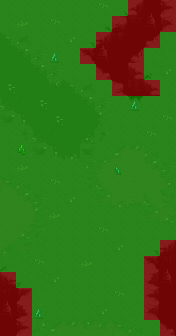

Tiled map render using the project's own tile images. Description and the whole map definition, tile-layer contents included, below:
An orthogonal 11x21 tile map with 16x16 px tiles, 6 tile layers (Tile Layer 4, Tile Layer 5, Tile Layer 6, Tile Layer 7, ...), 2 hidden layers not drawn.

<map version="1.5" tiledversion="2021.02.15" orientation="orthogonal" renderorder="left-down" width="11" height="21" tilewidth="16" tileheight="16" infinite="0" nextlayerid="15" nextobjectid="1">
 <tileset firstgid="1" source="../world_tiles/tileset.tsx" />
 <layer id="10" name="Tile Layer 4" width="11" height="21">
  <data encoding="csv">
3921,3921,3921,3921,3921,3921,3921,3424,3425,3538,3944,
3921,3921,3921,3921,3921,3522,3523,3524,3525,3538,4044,
3921,3921,3921,3921,3921,3622,3623,3624,3625,4143,4144,
3921,3921,3921,3921,3921,3722,3723,3724,4242,3721,4144,
3921,3921,3921,3921,3921,3921,4123,4124,3441,3341,3721,
3921,3921,3921,3921,3921,3721,4223,4325,3440,3441,3721,
3921,3921,3921,3921,3921,3721,3721,4425,4440,4441,3721,
3921,3921,3921,3921,3921,3921,3721,3721,3721,3721,3721,
3921,3921,3921,3921,3921,3921,3921,3921,3921,3921,3921,
3921,3921,3921,3921,3921,3921,3921,3921,3921,3921,3921,
3921,3921,3921,3921,3921,3921,3921,3921,3921,3921,3921,
3921,3921,3921,3921,3921,3921,3921,3921,3921,3921,3921,
3921,3921,3921,3921,3921,3921,3921,3921,3921,3921,3921,
3921,3921,3921,3921,3921,3921,3921,3921,3921,3921,3921,
4045,4045,4045,3921,3921,3921,3921,3921,3921,3921,3921,
4045,4045,4045,3921,3921,3921,3921,3921,3921,3622,3623,
3543,4045,4045,3921,3921,3921,3921,3921,3921,3722,3723,
3643,3644,4045,3921,3921,3921,3921,3921,3821,3822,3823,
3743,3744,3745,3921,3921,3921,3921,3921,3921,3922,3923,
3843,3844,3845,3921,3921,3921,3921,3921,4021,4022,4023,
3943,3944,3945,3921,3921,3921,3921,3921,3921,4122,4123
</data>
 </layer>
 <layer id="11" name="Tile Layer 5" width="11" height="21">
  <data encoding="csv">
0,0,0,0,0,0,0,0,0,2973,0,
0,0,0,0,0,0,0,0,0,3073,0,
0,0,0,0,0,0,2973,0,0,0,0,
0,0,0,0,0,0,3073,0,0,0,0,
0,0,0,0,0,0,0,0,0,0,0,
0,0,0,0,0,0,0,0,0,0,0,
0,0,0,0,0,0,0,0,0,0,0,
0,0,0,0,0,0,0,0,0,0,0,
0,0,0,0,0,0,0,0,0,0,0,
0,0,0,0,0,0,0,0,0,0,0,
0,0,0,0,0,0,0,0,0,0,0,
0,0,0,0,0,0,0,0,0,0,0,
0,0,0,0,0,0,0,0,0,0,0,
0,0,0,0,0,0,0,0,0,0,0,
0,0,0,0,0,0,0,0,0,0,0,
0,0,0,0,0,0,0,0,0,0,0,
0,0,0,0,0,0,0,0,0,0,2973,
0,0,0,0,0,0,0,0,0,0,3073,
2973,0,0,0,0,0,0,0,0,0,0,
3073,0,0,0,0,0,0,0,0,0,0,
0,0,0,0,0,0,0,0,0,0,0
</data>
 </layer>
 <layer id="12" name="Tile Layer 6" width="11" height="21">
  <data encoding="csv">
0,0,0,0,0,0,0,0,0,0,0,
0,0,0,0,0,0,0,0,0,0,0,
1517,1518,1519,0,0,0,0,0,0,0,0,
1617,1618,1619,0,0,0,0,0,0,0,0,
1717,1718,1618,1619,0,0,0,0,0,0,0,
1814,1814,1718,1514,1517,1518,1519,0,0,0,0,
2012,2013,1814,1814,1617,1618,1619,0,0,0,0,
2112,2113,1912,1913,1914,1918,1919,0,0,0,0,
0,2011,2012,2013,2014,2018,2019,0,0,0,0,
0,2111,2112,2113,2114,2118,2119,1503,1504,1508,1509,
0,0,0,0,0,1601,1602,1603,1604,1608,1609,
1507,1508,1509,0,0,2001,2002,2004,2005,1708,1709,
1607,1608,1609,0,0,2101,2102,2104,2105,2002,1809,
1703,1908,1909,0,0,0,0,0,0,2102,2008,
2007,2008,2009,0,0,0,0,0,0,0,0,
2107,2108,0,0,0,0,0,0,0,0,0,
0,0,0,0,0,0,0,0,0,0,0,
0,0,0,0,0,0,0,0,0,0,0,
0,0,0,0,0,0,0,0,0,0,0,
0,0,0,0,0,0,0,0,0,0,0,
0,1501,1502,1503,1504,1505,1506,1507,1508,1509,0
</data>
 </layer>
 <layer id="13" name="Tile Layer 7" width="11" height="21">
  <data encoding="csv">
0,0,0,0,0,0,4507,0,0,0,0,
0,4505,0,4507,0,0,0,0,0,0,0,
0,0,0,0,4203,0,0,0,0,0,0,
0,0,0,0,0,0,0,0,0,0,0,
0,0,0,0,0,0,0,0,0,0,4203,
5013,0,0,0,0,0,0,0,0,0,0,
0,0,5013,0,0,0,0,0,0,0,0,
0,0,0,5013,0,0,0,0,0,0,4507,
0,0,0,0,0,0,0,0,0,4507,0,
0,0,0,0,0,0,0,0,0,0,0,
0,4505,0,0,0,0,0,0,0,0,0,
0,0,0,4507,0,0,0,0,0,0,0,
0,0,0,0,4203,0,0,0,0,0,0,
0,0,0,4505,0,0,0,0,0,0,0,
0,0,0,0,0,0,4507,0,0,0,0,
0,0,0,0,0,0,0,4203,0,0,0,
0,0,4507,0,0,4505,0,0,0,0,0,
0,0,0,4203,0,0,0,0,0,0,0,
0,0,0,0,0,0,0,4507,0,0,0,
0,0,0,0,0,0,4203,0,0,0,0,
0,0,0,0,0,0,0,0,0,0,0
</data>
 </layer>
 <layer id="14" name="Tile Layer 8" width="11" height="21">
  <data encoding="csv">
0,0,0,0,0,0,0,0,0,0,0,
0,0,0,0,0,0,0,0,0,0,0,
0,0,0,0,0,0,0,0,0,0,0,
0,0,0,3666,0,0,0,0,0,0,0,
0,0,0,0,0,0,0,0,0,0,0,
0,0,0,0,0,0,0,0,0,0,0,
0,0,0,0,0,0,0,0,3666,0,0,
0,0,0,0,0,0,0,0,0,0,0,
0,0,0,0,0,0,0,0,0,0,0,
0,3473,0,0,0,0,0,0,0,0,0,
0,0,0,0,0,0,0,3669,0,0,0,
0,0,0,0,0,0,0,0,0,0,0,
0,0,0,0,0,0,0,0,0,0,0,
0,0,0,0,0,0,0,0,0,0,0,
0,0,0,0,0,0,0,0,0,0,0,
0,0,0,0,0,0,0,0,0,0,0,
0,0,0,0,0,0,0,0,0,0,0,
0,0,0,0,0,0,0,0,0,0,0,
0,0,0,0,0,0,0,0,0,0,0,
0,0,3666,0,0,0,0,0,0,0,0,
0,0,0,0,0,0,0,0,0,0,0
</data>
 </layer>
 <layer id="7" name="anim" width="11" height="21" visible="0">
  <data encoding="csv">
0,0,0,0,0,0,0,0,0,0,0,
0,0,0,0,0,0,0,0,0,0,0,
0,0,0,0,15727,0,0,0,0,0,0,
0,0,0,0,0,0,0,0,0,0,0,
0,0,0,0,0,0,0,0,0,0,0,
0,0,0,0,0,0,0,0,0,0,0,
0,0,0,0,0,0,0,0,0,0,0,
0,0,0,0,0,0,0,0,0,0,0,
0,0,0,0,0,0,0,0,0,0,0,
0,0,0,0,0,0,0,0,0,0,0,
0,0,0,0,0,0,0,0,0,0,0,
0,0,0,0,0,0,0,0,0,0,0,
0,0,0,0,0,0,0,0,0,0,0,
0,0,0,0,0,0,0,0,0,0,0,
0,0,0,0,0,0,0,0,15727,0,0,
0,0,0,0,0,0,0,0,0,0,0,
0,15727,0,0,0,0,0,0,0,0,0,
0,0,0,0,0,0,0,0,0,0,0,
0,0,0,0,0,0,0,0,0,0,0,
0,0,0,0,0,0,0,0,0,0,0,
0,0,0,0,0,0,0,0,0,0,0
</data>
 </layer>
 <layer id="8" name="characters" width="11" height="21" visible="0">
  <data encoding="csv">
0,0,0,0,0,0,0,0,0,0,0,
0,0,0,0,0,0,0,0,0,0,0,
0,0,15607,0,0,0,0,0,0,0,0,
0,0,0,0,0,0,0,0,0,0,0,
0,0,0,0,0,0,0,0,0,0,0,
0,0,0,15706,0,0,0,0,0,0,0,
0,0,0,0,0,0,0,0,0,0,0,
0,0,0,0,0,0,0,0,0,0,0,
0,0,0,0,0,0,15706,0,0,0,0,
0,0,0,0,0,0,0,0,0,0,0,
0,0,0,15607,0,0,0,0,0,0,0,
0,0,0,0,0,0,0,0,0,0,0,
0,0,0,0,0,0,15506,0,0,0,0,
0,0,0,15706,0,0,0,0,0,0,0,
0,0,0,0,0,0,0,15706,0,0,0,
0,0,0,0,0,0,0,0,0,0,0,
0,0,0,0,0,0,0,0,0,0,0,
0,0,0,0,0,0,0,0,0,0,0,
0,0,0,0,0,15607,0,0,0,0,0,
0,0,0,0,0,0,0,0,0,0,0,
0,0,0,0,0,0,0,0,0,0,0
</data>
 </layer>
 <layer id="9" name="walkable" width="11" height="21">
  <data encoding="csv">
15537,15537,15537,15537,15537,15537,15537,15537,15437,15437,15437,
15537,15537,15537,15537,15537,15537,15537,15437,15437,15437,15437,
15537,15537,15537,15537,15537,15537,15437,15437,15437,15437,15537,
15537,15537,15537,15537,15537,15437,15437,15437,15437,15537,15537,
15537,15537,15537,15537,15537,15537,15437,15437,15437,15537,15537,
15537,15537,15537,15537,15537,15537,15537,15437,15437,15437,15537,
15537,15537,15537,15537,15537,15537,15537,15537,15537,15537,15537,
15537,15537,15537,15537,15537,15537,15537,15537,15537,15537,15537,
15537,15537,15537,15537,15537,15537,15537,15537,15537,15537,15537,
15537,15537,15537,15537,15537,15537,15537,15537,15537,15537,15537,
15537,15537,15537,15537,15537,15537,15537,15537,15537,15537,15537,
15537,15537,15537,15537,15537,15537,15537,15537,15537,15537,15537,
15537,15537,15537,15537,15537,15537,15537,15537,15537,15537,15537,
15537,15537,15537,15537,15537,15537,15537,15537,15537,15537,15537,
15537,15537,15537,15537,15537,15537,15537,15537,15537,15537,15537,
15537,15537,15537,15537,15537,15537,15537,15537,15537,15537,15437,
15537,15537,15537,15537,15537,15537,15537,15537,15537,15437,15437,
15437,15537,15537,15537,15537,15537,15537,15537,15537,15437,15437,
15437,15437,15537,15537,15537,15537,15537,15537,15537,15437,15437,
15437,15437,15537,15537,15537,15537,15537,15537,15537,15437,15437,
15437,15437,15537,15537,15537,15537,15537,15537,15537,15537,15437
</data>
 </layer>
</map>
